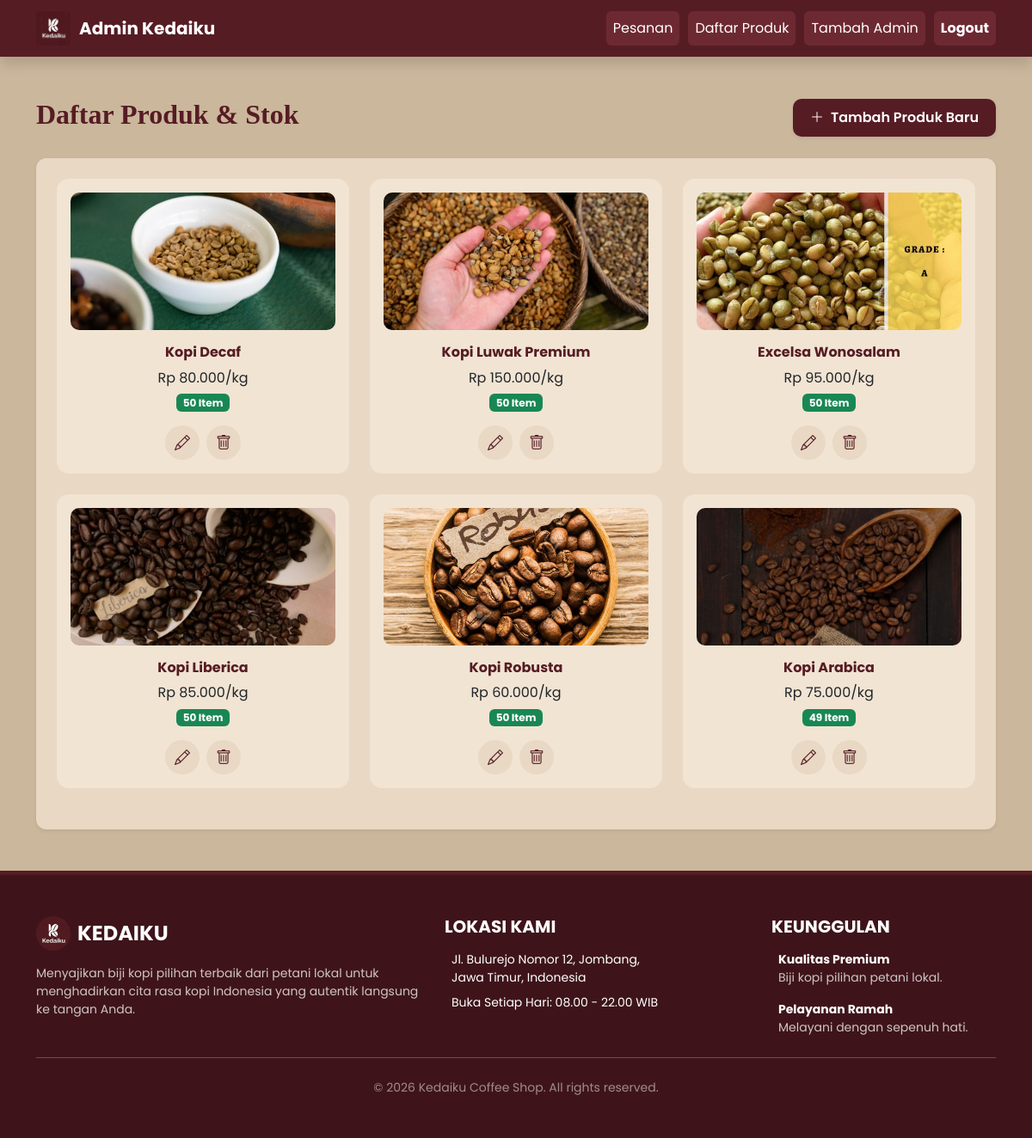
The page /kelola_produk.php (signed in) on the database as committed earlier.
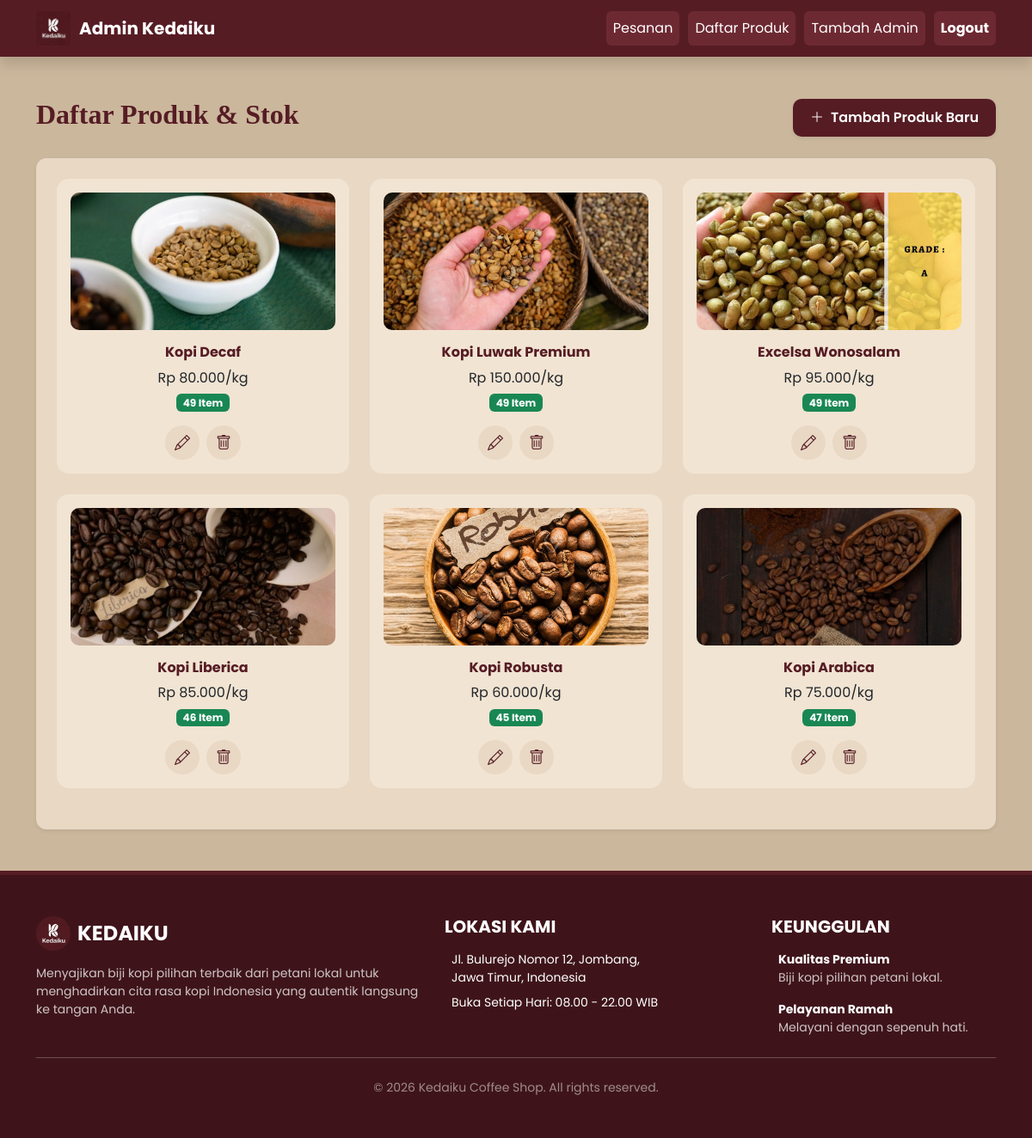
The same page on the database as committed later.
### tables this page shows
CREATE TABLE `produk` (
  `id` int NOT NULL,
  `nama` varchar(100) DEFAULT NULL,
  `harga` int DEFAULT NULL,
  `gambar` varchar(200) DEFAULT NULL,
  `stok` int NOT NULL DEFAULT '0'
);

### kelola_produk.php (the view, shortened to what this page needs)
<?php
include 'koneksi.php';
?>
<!DOCTYPE html>
<html lang="id">
<head>
    <link rel="stylesheet" href="assets/css/style.css">
    <link rel="stylesheet" href="https://cdn.jsdelivr.net/npm/bootstrap@5.3.2/dist/css/bootstrap.min.css">
    <link rel="stylesheet" href="https://cdn.jsdelivr.net/npm/bootstrap-icons@1.11.3/font/bootstrap-icons.css">
</head>
<body>
<nav class="navbar navbar-expand-lg navbar-dark navbar-custom sticky-top shadow">
    <div class="container">
        <a class="navbar-brand fw-bold" href="admin.php">
            <img src="assets/gambar/Logo_Project.jpeg" alt="Logo Kedaiku">
            Admin Kedaiku
        </a>
        <div class="collapse navbar-collapse" id="navbarNav">
            <ul class="navbar-nav ms-auto">
                <li class="nav-item"><a class="nav-link" href="admin.php">Pesanan</a></li>
                <li class="nav-item"><a class="nav-link active" href="kelola_produk.php">Daftar Produk</a></li>
                <li class="nav-item"><a class="nav-link" href="tambah_admin.php">Tambah Admin</a></li>
                <li class="nav-item"><a class="nav-link text-warning fw-bold" href="logout.php">Logout</a></li>
            </ul>
        </div>
    </div>
</nav>
<div class="container my-5">
    <div class="d-flex justify-content-between align-items-center mb-4">
        <h2>Daftar Produk & Stok</h2>
        <a href="tambah_produk.php" class="btn btn-add shadow-sm">
            <i class="bi bi-plus-lg me-2"></i>Tambah Produk Baru
        </a>
    </div>
    <div class="card p-4 shadow-sm border-0">
        <div class="row">
            <?php
            $query = $koneksi->query("SELECT * FROM produk ORDER BY id DESC");
            if ($query->num_rows > 0) {
                while ($row = $query->fetch_assoc()) {
            ?>
            <div class="col-md-4 col-sm-6 mb-4">
                <div class="produk-card p-3 h-100 text-center">
                    <img src="assets/gambar/<?php echo $row['gambar']; ?>" class="produk-img mb-3">
                    <h6 class="fw-bold"><?php echo $row['nama']; ?></h6>
                    <p class="mb-1">Rp <?php echo number_format($row['harga'], 0, ',', '.'); ?>/kg</p>
                    <?php if ($row['stok'] > 0) { ?>
                        <span class="badge bg-success mb-2"><?php echo $row['stok']; ?> Item</span>
                    <?php } else { ?>
                        <span class="badge bg-danger mb-2">Habis</span>
                    <?php } ?>
                    <div class="d-flex justify-content-center gap-2 mt-2">
                        <a href="edit_produk.php?id=<?php echo $row['id']; ?>" class="btn icon-btn edit-btn">
                            <i class="bi bi-pencil"></i>
                        </a>
                        <a href="kelola_produk.php?hapus=<?php echo $row['id']; ?>"
                           class="btn icon-btn delete-btn"
                           onclick="return confirm('Yakin ingin menghapus kopi ini?');">
                            <i class="bi bi-trash"></i>
                        </a>
                    </div>
                </div>
            </div>
            <?php
                }
            } else {
                echo "<div class='text-center py-5'>
                        <i class='bi bi-box-seam display-1 text-muted'></i>
                        <p class='mt-3 text-muted'>Belum ada produk. Silakan tambah produk baru.</p>
                      </div>";
            }
            ?>
        </div>
    </div>
</div>
<?php include 'layout/footer.php'; ?>
</body>
</html>

Rows that differ between the two databases and show on the page:
changed produk "Kopi Decaf": stok "50" → "49"
changed produk "Kopi Luwak Premium": stok "50" → "49"
changed produk "Excelsa Wonosalam": stok "50" → "49"
changed produk "Kopi Liberica": stok "50" → "46"
changed produk "Kopi Robusta": stok "50" → "45"
changed produk "Kopi Arabica": stok "49" → "47"
